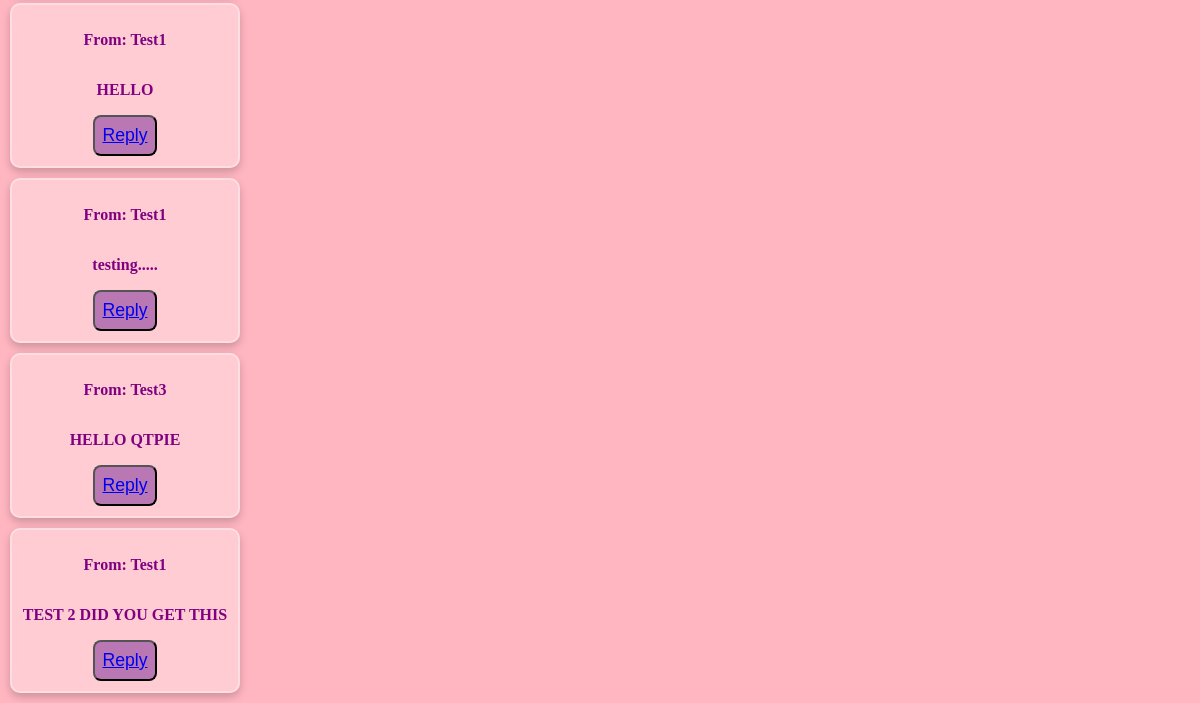
/inbox/ (signed in, lower part), run on an earlier commit of the app's database.
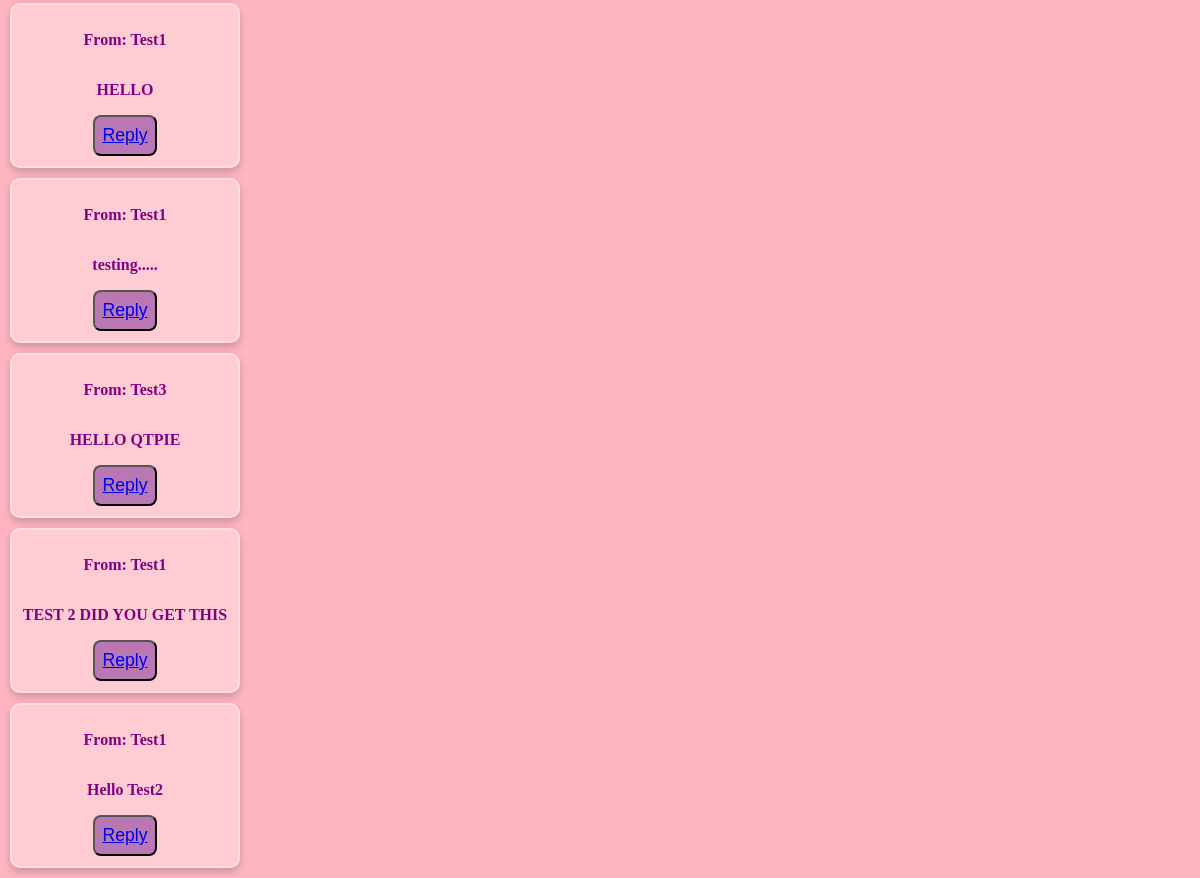
And on a later commit of the database.
### app/models.py (models this page shows)
class Message(models.Model):
    sender = models.ForeignKey(
        Profile, on_delete=models.CASCADE, null=True, related_name="sent_messages"
    )
    recipient = models.ForeignKey(
        Profile, on_delete=models.CASCADE, related_name="received_messages", null=True
    )
    content = models.TextField(null=True)
    status = models.BooleanField(default=False, null=True)
    received_date = models.DateTimeField(auto_now_add=True, null=True)
    parent_message = models.ForeignKey(
        "self", on_delete=models.CASCADE, null=True, blank=True, related_name="replies"
    )

class Profile(models.Model):
    user = models.OneToOneField(User, null=True, on_delete=models.CASCADE)
    first_name = models.CharField(null=True, max_length=255)
    last_name = models.CharField(null=True, max_length=255)

### app/views.py (the view)
# urls.py: path('inbox/', inbox, name='inbox'),
@login_required
def inbox(request):
    user = request.user.profile
    received_messages = Message.objects.filter(recipient=user)
    return render(request, "inbox.html", {"received_messages": received_messages})

### app/templates/inbox.html (shortened to what this page needs)
{% extends "base.html" %}
{% block content %}
{% for message in received_messages %}
    <div class="inboxMSGs">
        <p>From: {{ message.sender.user.username }}</p>
        <p>{{ message.content }}</p>
        <button class="inboxBTN"><a href="{% url 'message_detail' message.id %}">Reply</a></button>
    </div>
{% endfor %}
{% endblock content %}

What changed in the data, as far as the page shows it:
added Message: sender.user.username "Test1", content "Hello Test2"
